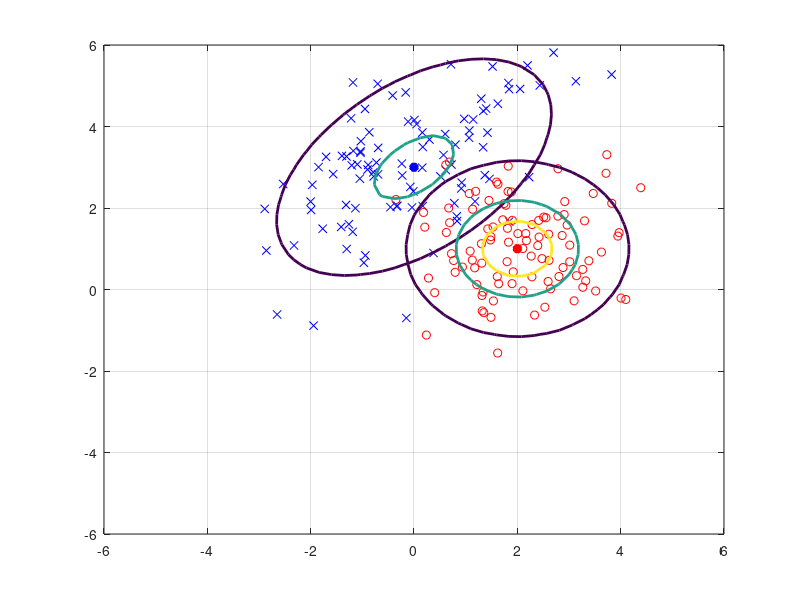

Recreate this plot in MATLAB. (Note: this script raises an error after producing the figure.)
C1 = [2,1;1,2];
C2 = [1,0;0,1];
m1 = [0;3];
m2 = [2;1];

numGrid = 50;
xRange = linspace(-6.0, 6.0, numGrid);
yRange = linspace(-6.0, 6.0, numGrid);
P1 = zeros(numGrid, numGrid);
P2 = P1;
for i = 1:numGrid
    for j = 1:numGrid
        x = [yRange(j) xRange(i)]';
        P1(i,j) = mvnpdf(x', m1', C1);
        P2(i,j) = mvnpdf(x', m2', C2);
    end
end
Pmax = max(max([P1 P2]));
N1 = 100; N2 = 100;
X1 = mvnrnd(m1, C1, N1);
X2 = mvnrnd(m2, C2, N2);

figure(1),clf,



plot(X1(:,1),X1(:,2),'bx',X2(:,1),X2(:,2),'ro');grid on;hold on;

contour(xRange, yRange, P1, [0.1*Pmax 0.5*Pmax 0.8*Pmax], 'LineWidth', 2);
hold on;
plot(m1(1),m1(2), 'b*', 'LineWidth', 4);
contour(xRange, yRange, P2, [0.1*Pmax 0.5*Pmax 0.8*Pmax], 'LineWidth', 2);
plot(m2(1),m2(2), 'r*', 'LineWidth', 4);



syms x y
f = [x-m1(1),y-m1(2)]*inv(C1)*[x-m1(1),y-m1(2)]'-[x-m2(1),y-m2(2)]*inv(C2)*[x-m2(1),y-m2(2)]';
h = ezplot(f, [-6 6] , [-6 6]);
axis([-6 5.5 -6 5.4]);
set(h,'Color','k','LineWidth',2);


% axis([-4 4 -4 4 0 1]);

xc=-1:0.01:5;
YYC = zeros(601,1);
YC = @(xc) fzero(@(yc) [xc-m1(1),yc-m1(2)]*inv(C1)*[xc-m1(1),yc-m1(2)]'-[xc-m2(1),yc-m2(2)]*inv(C2)*[xc-m2(1),yc-m2(2)]',1);
for i = 1:601
    YYC(i) = YC(-1+i*0.01);
end

figure(2),clf,
plot(xc,YYC);
axis([-6 5.5 -6 5.4]);grid on;hold on;

%%%%%%%%%%%%%%%%%%%%%%%%%%%%%%%%%%%%%%%%%%%%%%%%%%%%%%%%%%%%%%%%%%%%%%%%%
tpos = 0;tneg = 0;fpos = 0;fneg = 0;

for i = 1:N1
    ii = round((X1(i,1)+1)/0.01);
    if (X1(i,1) > 5)
        fpos = fpos+1;
        continue;
    elseif (X1(i,1) < -0.5)
        tpos = tpos+1;
        continue;
    elseif X1(i,2)>YYC(ii)
        tpos = tpos + 1;
    else
        fpos = fpos+1;
    end
end
for i = 1:N2
    ii = round((X2(i,1)+1)/0.01);
    if (X2(i,1) > 5)
        tneg = tneg + 1;
        continue;
    elseif (X2(i,1) < -0.5)
        fneg = fneg + 1;
        continue;
    elseif X2(i,2)<YYC(ii)
        tneg = tneg + 1;
    else
        fneg = fneg + 1;
    end
end
acc_bys = (tpos + tneg)/(N1 + N2);
%%%%%%%%%%%%%%%%%%%%%%%%%%%%%%%%%%%%%%%%%%%%%%%%%%%%%%%%%%%%%%%%%%%%%%%%%
u = 100;TIMES = 100;
acc_nn = zeros(TIMES,1);
avg_acc = zeros(u-1,1);
X = [X1;X2];
y1 = ones(N1,1);
y2 = (-1)*ones(N2,1);
y = [y1;y2];
for i = 2:u
    for tis = 1:TIMES
        [net] = feedforwardnet(i);
        [net] = train(net, X', y');
        [output] = net(X');
        tpos_nn = 0;tneg_nn = 0;
        for j = 1:N1
            if output(j)>0
                tpos_nn = tpos_nn + 1;
            end
        end
        for j = 1:N2
            if output(j+N1)<0
                tneg_nn = tneg_nn + 1;
            end
        end
        acc_nn(tis) = (tpos_nn + tneg_nn)/(N1 + N2);
    end
    avg_acc(i-1) = sum(acc_nn)/TIMES;
end
uii = 2:1:u;
figure(3),clf,
plot(uii,avg_acc,'b','LineWidth',2);